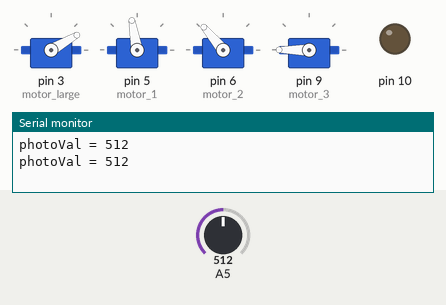
Simulated run of this sketch. Board: Arduino Uno, built with avr-gcc and run on an emulated ATmega328P. Parts: 4 × servo, output pins drawn as LEDs (lit = HIGH), the last lines printed to the serial monitor. The inputs (shaded band) are chosen by the test bench; at power-on: A5 = 512.

Above: at 2.8 s.
2.9 s: A5 set to 419
6.4 s: A5 set to 383
At 7.6 s:
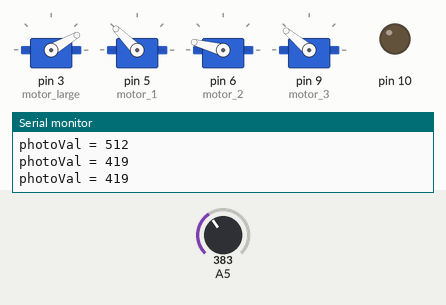
12.4 s: A5 set to 410
At 15.8 s:
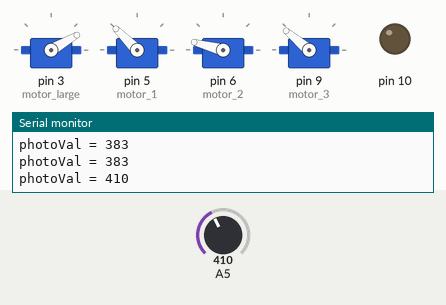
18.4 s: A5 set to 390
At 21.8 s:
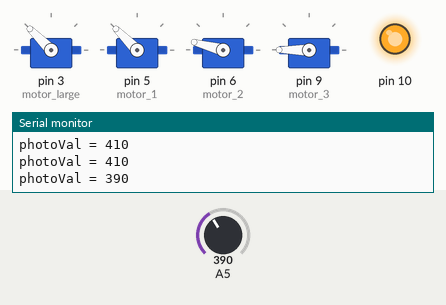
Timing chart, 0 to 25.4 s (numbered marks = the images above; inputs shaded):
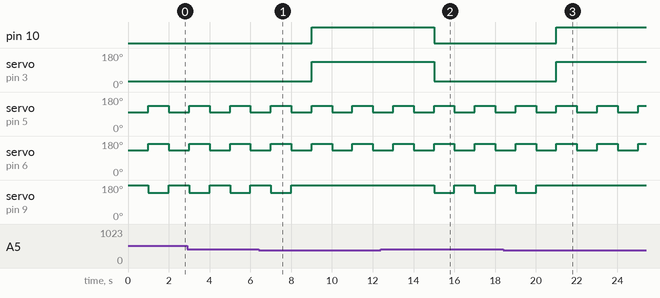

The sketch:

fishTank.ino
```cpp
#include <Servo.h>

Servo motor_large;
Servo motor_1;
Servo motor_2;
Servo motor_3;

void setup() {
  motor_large.attach(3);
  motor_1.attach(5);
  motor_2.attach(6);
  motor_3.attach(9);
  pinMode(A5, INPUT);
  pinMode(10, OUTPUT);
  motor_1.write(100);
  motor_2.write(100);
  motor_3.write(180);
  motor_large.write(30);
  Serial.begin(9600);
}

void loop() {
  int photoVal = 0;
  photoVal = analogRead(A5);
  Serial.print("photoVal = ");
  Serial.println(photoVal);
  motor_1.write(100);
  motor_2.write(130);
  motor_3.write(180);
  delay(1000);
  motor_1.write(135);
  motor_2.write(165);
  if (photoVal <= 400) {
    motor_large.write(135);
    digitalWrite(10, HIGH);
  }
  else
  {
    digitalWrite(10, LOW);
    motor_3.write(140);
    motor_large.write(30);
  }
  delay(1000);
}
```

Measured:
- the behaviour switches between 401 and 400 on A5 (found by bisection; images 0 and 1)
- after the input at 6.4 s, pin 10: LOW → HIGH after 2.6 s; servo on pin 3 (motor_large): 30° → 135° after 2.6 s; servo on pin 9 (motor_3): goes on until 8.0 s, then stays 180°
- after the input at 12.4 s, pin 10: HIGH → LOW after 2.6 s; servo on pin 3 (motor_large): 135° → 30° after 2.6 s; servo on pin 9 (motor_3): alternates 180° for 1.0 s and 140° for 1.0 s, starting after 2.6 s
- after the input at 18.4 s, pin 10: LOW → HIGH after 2.6 s; servo on pin 3 (motor_large): 30° → 135° after 2.6 s; servo on pin 9 (motor_3): goes on until 20.0 s, then stays 180°
- by itself, servo on pin 5 (motor_1): alternates 135° for 1.0 s and 100° for 1.0 s
- by itself, servo on pin 6 (motor_2): alternates 165° for 1.0 s and 130° for 1.0 s
- by itself, servo on pin 9 (motor_3): alternates 180° for 1.0 s and 140° for 1.0 s
